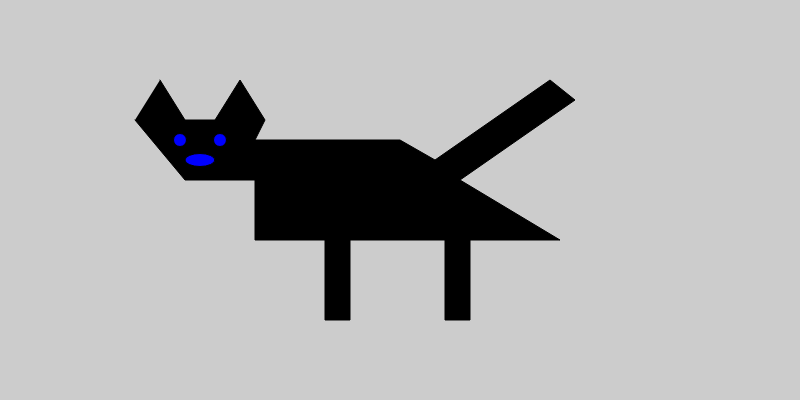
Frame 1 (no input)
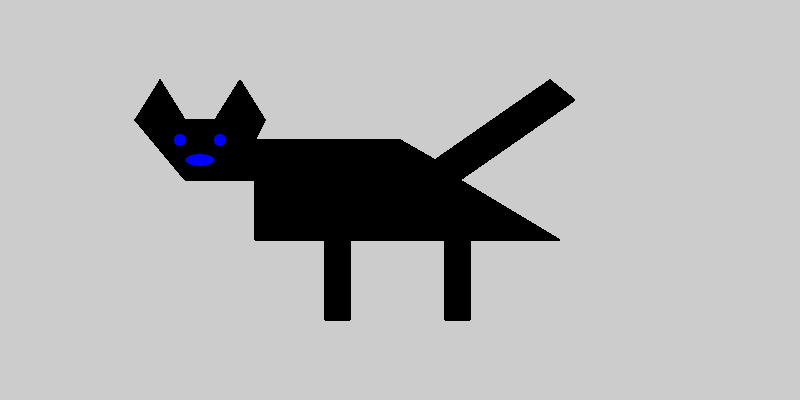
Frame 60 (no input)
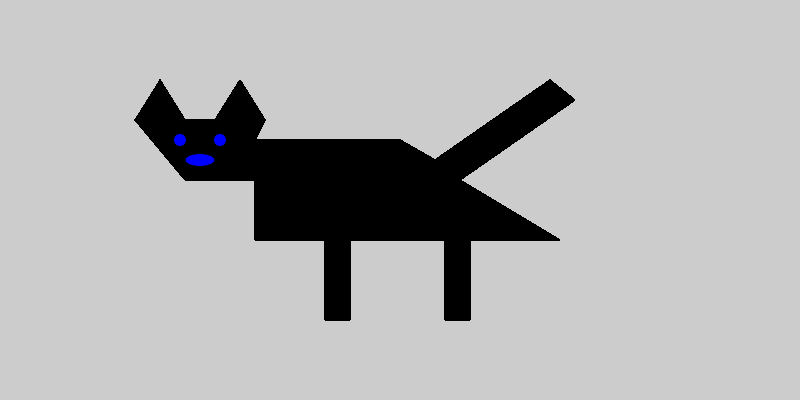
Frame 120 (the mouse pressed at the canvas centre since frame 60)

The p5.js sketch that drew these frames (run headless with seeded random() and noise() and a simulated clock; from frame 60 on, the mouse is pressed at the canvas centre):

// p5.js sketch
// ── sketch.js
function setup() {
  // put setup code here
  createCanvas (800, 400);
  background (204);
}

function draw() {
  fill (0);
  beginShape ();
  vertex (160, 80);
  vertex (185, 120);
  vertex (215, 120);
  vertex (240, 80);
  vertex (265, 120);
  vertex (255, 140);
  vertex (400, 140);
  vertex (435, 160);
  vertex (550, 80);
  vertex (575, 100);
  vertex (460, 180);
  vertex (560, 240);
  vertex (470, 240);
  vertex (470, 320);
  vertex (445, 320);
  vertex (445, 240);
  vertex (350, 240);
  vertex (350, 320);
  vertex (325, 320);
  vertex (325, 240);
  vertex (255, 240);
  vertex (255, 180);
  vertex (185, 180);
  vertex (135, 120);
  endShape ();
  fill (0, 0, 255);
  ellipse (180, 140, 13, 13);
  ellipse (220, 140, 13, 13);
  ellipse (200, 160, 30, 13);

}
